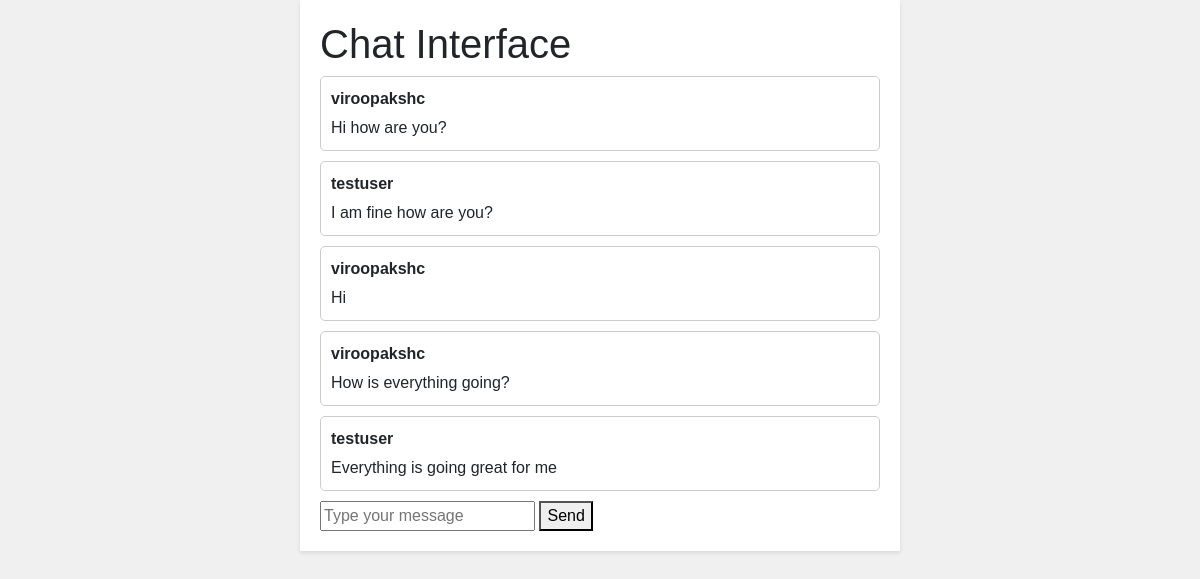
The page /chat/testuser (signed in) on the database its author committed.
### main/models.py (models this page shows)
class User(Base, UserMixin):
    __tablename__ = 'User'
    id = Column(Integer, primary_key=True,autoincrement=True)
    email = Column(String(255), unique=True)
    username = Column(String(255), unique=False, nullable=True)
    password = Column(String(255), nullable=False)
    active = Column(Boolean())
    fs_uniquifier = Column(String(64), unique=True, nullable=False)
    attributes=Column(MutableList.as_mutable(AsaList()),nullable=False)
    roles = relationship('Role', secondary='RolesUsers',
                         backref=backref('Users', lazy='dynamic'))

class Message(Base):
	__tablename__="Message"
	id=Column(Integer,primary_key=True,autoincrement=True)
	message=Column(String(512),nullable=False)
	sender=Column(Integer,nullable=False)
	recipient=Column(Integer,nullable=False)
	timestamp=Column(String(80),default=0)

### main/__init__.py (the view)
@app.route("/chat/<username>")
@auth_required()
def chatting(username):
  if not User.query.filter_by(username=username).first():
    return "No such username, provide valid username"
  user=User.query.filter_by(username=username).first()
  messages=[]
  for msg in Message.query.all():
    d={}
    if (msg.sender==user.id and msg.recipient==current_user.id):
      d["sender"]=user.username
      d["recipient"]=current_user.username
      d["content"]=msg.message
    elif (msg.sender==current_user.id and msg.recipient==user.id):
      d["sender"]=current_user.username
      d["recipient"]=user.username
      d["content"]=msg.message
    messages.append(d)
  return render_template("chat.html",messages=messages,sender=current_user,recipient=user)

### main/templates/chat.html (shortened to what this page needs)
<!DOCTYPE html>
<html lang="en">
<head>
    <link href="https://cdn.jsdelivr.net/npm/bootstrap@5.3.0/dist/css/bootstrap.min.css" rel="stylesheet">
</head>
<div class="chat-box">
    <h1>Chat Interface</h1>
    <div id="message-list">
        {% for message in messages %}
                <div class="message-box">
                    <div class="sender">{{ message.sender }}</div>
                    <div>{{ message.content }}</div>
                </div>
        {% endfor %}
    </div>
    <input type="text" id="message-input" placeholder="Type your message">
    <button id="send-button" data-sender={{ sender.username }} data-recipient={{ recipient.username }}>Send</button>
</div>

### main/templates/chat.html (style rules this page uses)
.chat-box { max-width: 600px; margin: 0 auto; padding: 20px; background-color: white; box-shadow: 0 2px 4px rgba(0, 0, 0, 0.1); }
.message-box { border: 1px solid #ccc; border-radius: 5px; padding: 10px; margin-bottom: 10px; }
.sender { font-weight: bold; margin-bottom: 5px; }

### rows shown on the page
User: sender "viroopakshc" "viroopakshc" "viroopakshc"
Message: content "Hi how are you?"
User: sender "testuser" "testuser"
Message: content "I am fine how are you?"
Message: content "Hi"
Message: content "How is everything going?"
Message: content "Everything is going great for me"
